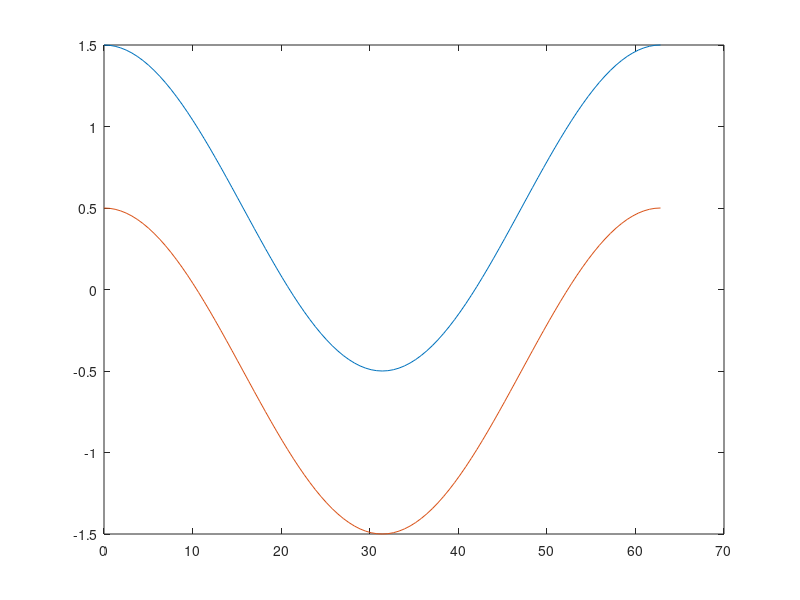

Write MATLAB code to recreate this figure. (Note: this script raises an error after producing the figure.)
%This code is used for generate sin pattern 
%unit:um
%% define geometry 
clear;
m=10; %m is shrink factor in sin(x/m)
p=1;%p is period of sine
w=1;%width of sine
ph=pi/2;%phase shift
%% get geometry
x=0:m*pi/50:m*pi*2*p;
y1=sin(x/m+ph)+w/2;
y2=sin(x/m+ph)-w/2;
n=length(x);
%% figure
plot(x,y1);
hold on;
plot(x,y2);
%% polygon coordinate
k=zeros(2*n,2);
    for i=1:n
        k(i,1)=x(1,i);
        k(i,2)=y1(1,i);
        k(n+i,1)=x(1,n+1-i);
        k(n+i,2)=y2(1,n+1-i);
    end

%% output element
ka=gds_element('boundary','xy',k,'layer',2);

%% creat a structure to hold element
sa=gds_structure('sine',ka);

%% output gds file
glib=gds_library('sine','uunit',1e-6,'dbunit',1e-9,sa);
write_gds_library(glib,'!sine.gds');

%% geometry feather
X=['width of sine is ',num2str(w)];
disp(X);
X=['length of sine is ',num2str(x(end))];
disp(X);
X=['ratio of length and width is ',num2str(x(end)/w)];
disp(X);
